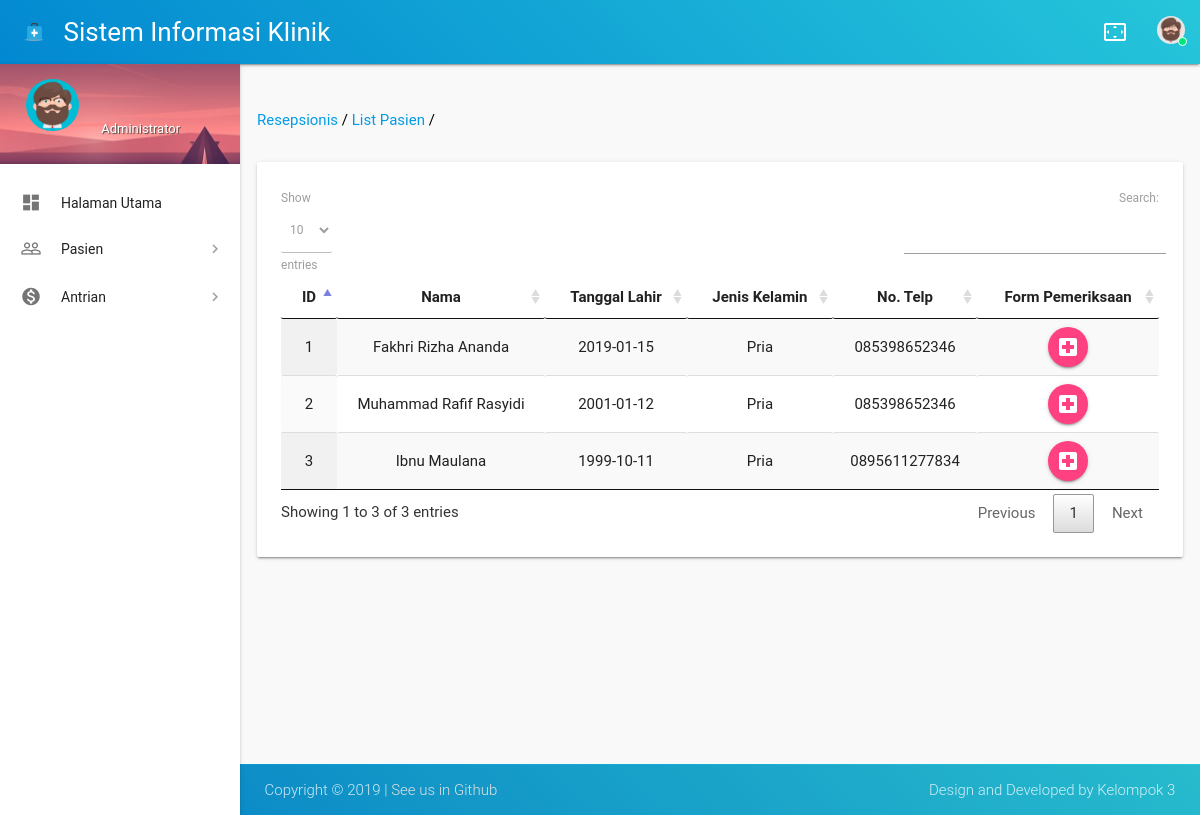
/index.php/resepsionis/list_pasien, run on an earlier commit of the app's database.
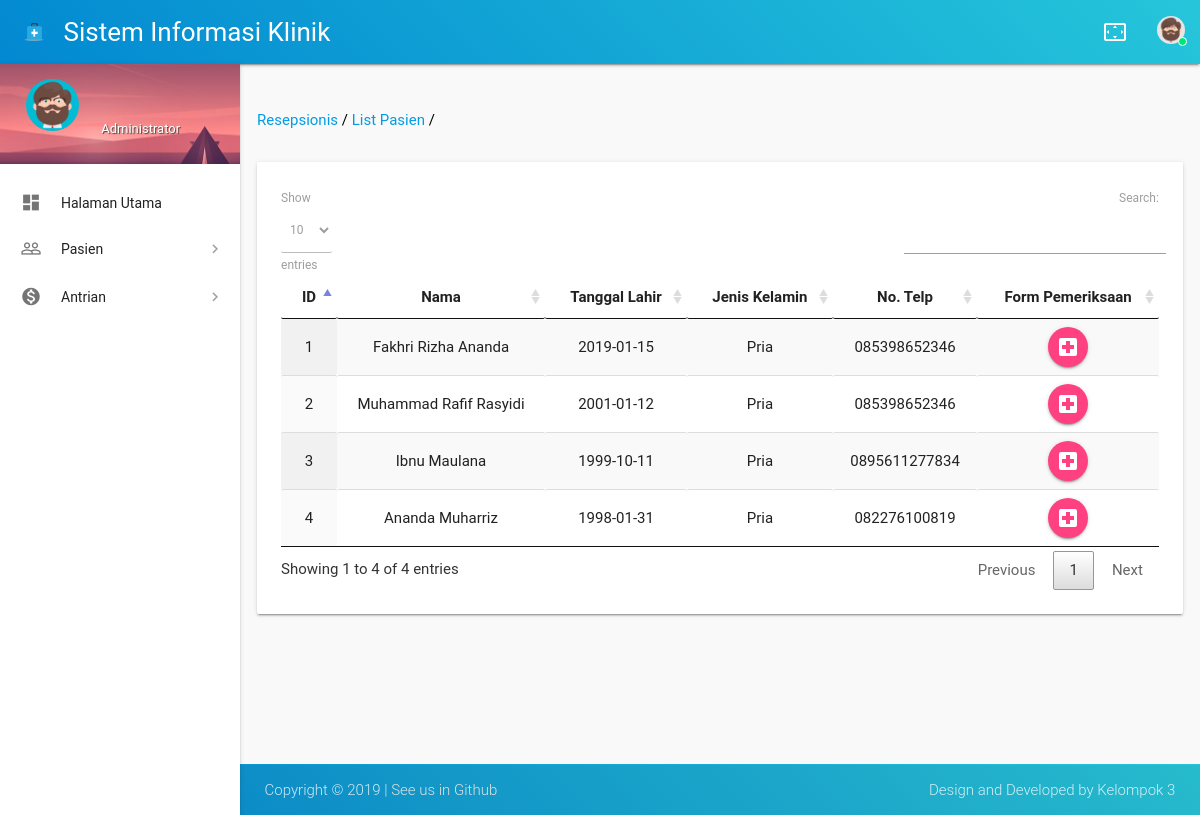
And on a later commit of the database.
### tables this page shows
CREATE TABLE `data_pasien` (
  `dp_id` int(11) NOT NULL,
  `dp_nama` varchar(75) NOT NULL,
  `dp_jenis_kelamin` enum('Pria','Wanita') NOT NULL,
  `dp_tempat_lahir` varchar(50) NOT NULL,
  `dp_tanggal_lahir` date NOT NULL,
  `dp_alamat` varchar(100) NOT NULL,
  `dp_nomor_telepon` varchar(13) NOT NULL
);

### application/controllers/Resepsionis.php (called while the page is built, shortened)
<?php
class Resepsionis extends CI_Controller
{
    public function __construct()
    {
        $this->load->library('user_management');
        $this->load->library('data_konvertor');
        $this->load->model('Main_model', 'M');
    }
    public function list_pasien()
    {
        $var = [
            'title' => 'List Pasien',
            'content' => '/resepsionis/content/list_pasien',
            'breadcrumbs' => explode('/', 'resepsionis/list_pasien'),
            'pasien' => $this->M->select_data_column(
                'data_pasien',
                [
                    'dp_id', 'dp_nama', 'dp_tanggal_lahir', 'dp_jenis_kelamin', 'dp_nomor_telepon'
                ]
            )->result()
        ];
        $this->load->vars($var);
        $this->load->view('resepsionis/layout');
    }
}

### index.php (called while the page is built, shortened)
<?php
require_once BASEPATH.'core/CodeIgniter.php';

### application/models/Main_model.php (called while the page is built, shortened)
<?php
class Main_model extends CI_Model
{
    public function select_data_column($namatabel, $column)
    {
        $column_formatted = [];
        foreach ($column as $key => $value) {
            array_push($column_formatted, "$value");
        }
        $query = $this->db->query('SELECT ' . implode(', ', $column_formatted) . ' FROM ' . $namatabel);
        return $query;
    }
}

### application/views/resepsionis/content/list_pasien.php (the view)
<section id="content">
    <div class="container">
        <div class="row">
            <br><br>
            <div class="col s11 black-text">
                <?php
                    $link = '';
                    foreach ($breadcrumbs as $crumbs) {
                        $link = $link . '/' . $crumbs; ?>
                <a href="<?= base_url($link) ?>" id="breadcrumb"><?= ucwords(str_replace('_', ' ', $crumbs)) ?></a>
                /
                <?php
                    } ?>
            </div>
            <div class="col s1"></div>
            <br><br>
        </div>
        <div class="row">
            <div class="col s12">
                <div class="card-panel">
                    <table id="tabel" class="display centered hover responsive-table">
                        <thead>
                            <tr>
                                <th>ID</th>
                                <th>Nama</th>
                                <th>Tanggal Lahir</th>
                                <th>Jenis Kelamin</th>
                                <th>No. Telp</th>
                                <th>Form Pemeriksaan</th>
                            </tr>
                        </thead>
                        <tbody>
                            <?php foreach ($pasien as $data): ?>
                            <tr>
                                <td><?= $data->dp_id ?>
                                </td>
                                <td><?= $data->dp_nama ?>
                                </td>
                                <td><?= $data->dp_tanggal_lahir ?>
                                </td>
                                <td><?= $data->dp_jenis_kelamin ?>
                                </td>
                                <td><?= $data->dp_nomor_telepon ?>
                                </td>
                                <td><a class="waves-effect waves-light btn-floating" href="http://localhost/Klinik/admin/pemeriksaan_kesehatan_pasien/<?= $data->dp_id ?>"><i
                                            class="material-icons left">local_hospital</i>
                                        Edit</a>
                                </td>
                            </tr>
                            <?php endforeach; ?>
                        </tbody>
                    </table>
                </div>
            </div>
        </div>
</section>

### application/views/resepsionis/layout.php (shortened to what this page needs)
<!DOCTYPE html>
<html lang="en">
<head>
  <link href="<?php echo base_url('assets/css/materialize.css') ?>"
    type="text/css" rel="stylesheet">
  <link href="<?php echo base_url('assets/css/materialize-admin.css') ?>"
    type="text/css" rel="stylesheet">
  <link href="<?php echo base_url('assets/css/materialize-style.css')?>"
    type="text/css" rel="stylesheet">
  <link href="<?php echo base_url('assets/css/main.css')?>"
    type="text/css" rel="stylesheet">
  <link href="<?php echo base_url('assets/vendors/perfect-scrollbar/perfect-scrollbar.css')?>"
    type="text/css" rel="stylesheet">
  <link href="<?php echo base_url('assets/vendors/flag-icon/css/flag-icon.min.css')?>"
    type="text/css" rel="stylesheet">
  <link rel="stylesheet" href="<?php echo base_url('assets/datatables.min.css')?>">
</head>
<body>
  <header id="header" class="page-topbar">
    <div class="navbar-fixed">
      <nav class="navbar-color gradient-45deg-light-blue-cyan">
        <div class="nav-wrapper">
          <ul class="left">
            <li>
              <h1 class="logo-wrapper">
                <a href="<?= base_url() ?>" class="brand-logo darken-1">
                  <img src="<?php echo base_url('assets/images/logo/materialize-logo.png')?>"
                    alt="Logo Klinik">
                  <span class="logo-text hide-on-med-and-down">Sistem Informasi Klinik</span>
                </a>
              </h1>
            </li>
          </ul>
          <ul class="right hide-on-med-and-down">
            <li>
              <a href="javascript:void(0);" class="waves-effect waves-block waves-light toggle-fullscreen">
                <i class="material-icons">settings_overscan</i>
              </a>
            </li>
            <li>
              <a href="javascript:void(0);" class="waves-effect waves-block waves-light profile-button" data-activates="profile-dropdown">
                <span class="avatar-status avatar-online">
                  <img src="<?php echo base_url('assets/images/avatar/avatar-7.png')?>"
                    alt="avatar">
                  <i></i>
                </span>
              </a>
            </li>
          </ul>
        </div>
      </nav>
    </div>
  </header>
  <div id="main">
    <div class="wrapper">
      <aside id="left-sidebar-nav">
        <ul id="slide-out" class="side-nav fixed leftside-navigation">
          <li class="user-details cyan darken-2">
            <div class="row">
              <div class="col col s4 m4 l4">
                <img src="<?php echo base_url('assets/images/avatar/avatar-7.png')?>"
                  alt="" class="circle responsive-img valign profile-image cyan">
              </div>
              <div class="col col s8 m8 l8">
                <a class="btn-flat dropdown-button waves-effect waves-light white-text profile-btn" href="#"
                  data-activates="profile-dropdown-nav"><?= $this->session->userdata('nama') ?></a>
                <p class="user-roal">Administrator</p>
              </div>
            </div>
          </li>
          <li class="no-padding">
            <ul class="collapsible" data-collapsible="accordion">
              <li class="bold">
                <a href="<?= base_url() ?>" class="waves-effect waves-cyan">
                  <i class="material-icons">dashboard</i>
                  <span class="nav-text">Halaman Utama</span>
                </a>
              </li>
              <li class="bold">
                <a class="collapsible-header waves-effect">
                  <i class="material-icons">people_outline</i>
                  <span class="nav-text">Pasien</span>
                </a>
              </li>
              <li class="bold">
                <a class="collapsible-header waves-effect">
                  <i class="material-icons">monetization_on</i>
                  <span class="nav-text">Antrian</span>
                </a>
              </li>
            </ul>
          </li>
        </ul>
      </aside>
      <?php $this->load->view($content)?>
    </div>
  </div>
  <footer class="page-footer gradient-45deg-light-blue-cyan">
    <div class="footer-copyright">
      <div class="container">
        <span>Copyright ©
           <a class="grey-text text-lighten-2" href="https://github.com/fakhririzha/klinik" target="_blank"> |
            See
            us in Github</a></span>
        <span class="right hide-on-small-only"> Design and Developed by Kelompok 3</span>
      </div>
    </div>
  </footer>
</body>
</html>

What changed in the data, as far as the page shows it:
added data_pasien: dp_id "4", dp_nama "Ananda Muharriz", dp_tanggal_lahir "1998-01-31", dp_jenis_kelamin "Pria", dp_nomor_telepon "082276100819"
Also different on the page:
text written by a page script: "Show entries Search: Showing 1 to 3 of 3 entries Previous 1 Next" → "Show entries Search: Showing 1 to 4 of 4 entries Previous 1 Next"
